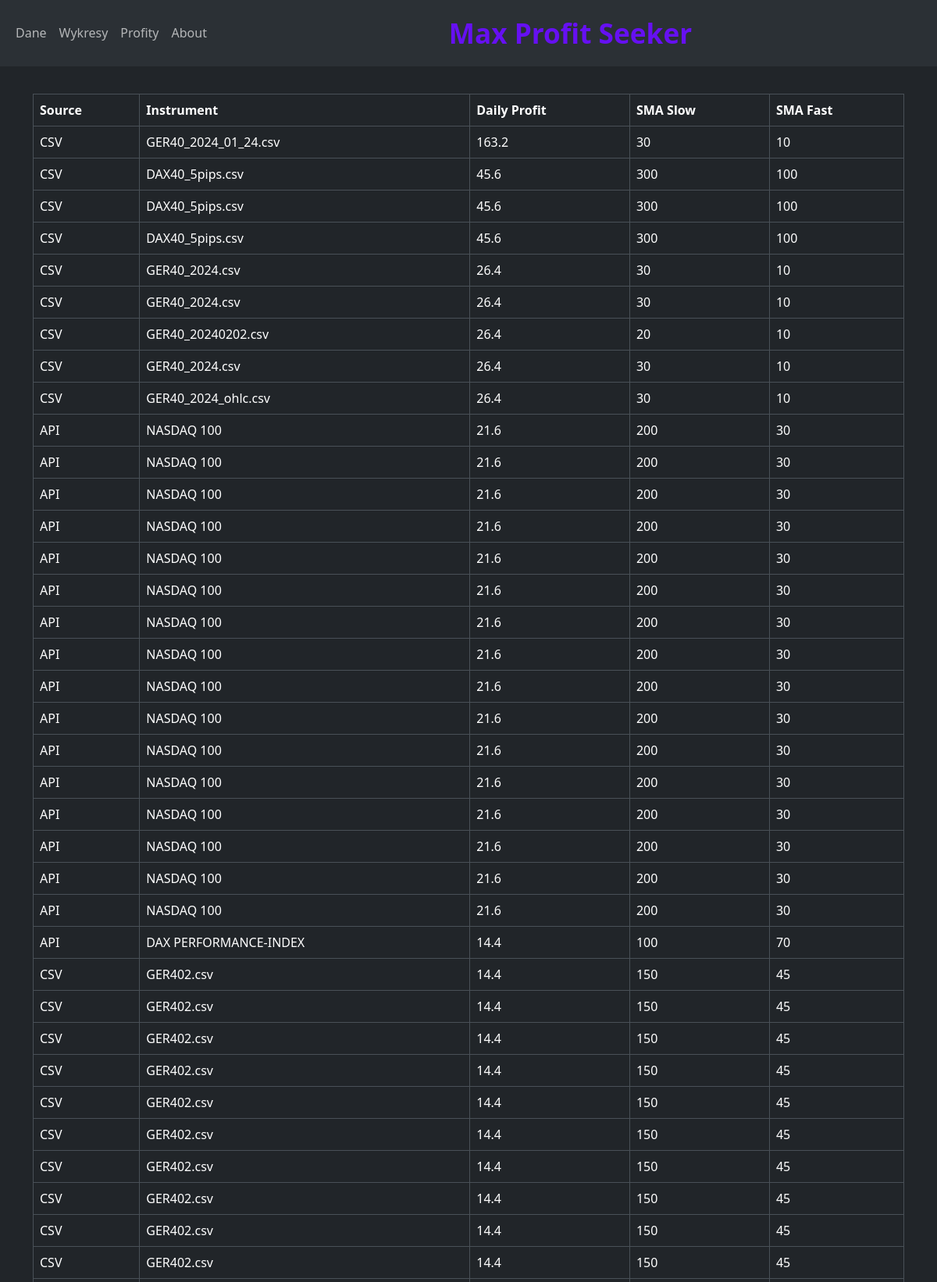
/profits (upper part), run on the app's committed database.
### app.py (models this page shows)
class Profits(db.Model):
    id = db.Column(db.Integer, primary_key=True)
    file = db.Column(db.String)
    instrument = db.Column(db.String)
    sma_slow = db.Column(db.Integer)
    sma_fast = db.Column(db.Integer)
    daily_profit = db.Column(db.Float)
    total_profit = db.Column(db.Float)
    crossover_sum = db.Column(db.Integer)
    start_date = db.Column(db.DateTime)
    end_date = db.Column(db.DateTime)
    date_time = db.Column(db.DateTime, server_default=func.now())

### app.py (the view)
@app.route('/profits')
def profits():
    get_profits = Profits.query.order_by(Profits.daily_profit.desc()).all()
    return render_template('profits.html', profits=get_profits)

### templates/profits.html (shortened to what this page needs)
{% extends "base.html" %}
{% block content %}
<br>
<br>
<div>
<table id="myTable" class="table table-bordered">
  <thead>
    <tr>
      <th>Source</th>
      <th>Instrument</th>
      <th>Daily Profit</th>
      <th>SMA Slow</th>
      <th>SMA Fast</th>
    </tr>
  </thead>
  <tbody>
    {% for profit in profits %}
      <tr>
        <td>{{ profit.file }}</td>
        <td>{{ profit.instrument }}</td>
        <td>{{ profit.daily_profit }}</td>
        <td>{{ profit.sma_slow }}</td>
        <td>{{ profit.sma_fast }}</td>
      </tr>
    {% endfor %}
  </tbody>
</table>
</div>
{% endblock %}

### templates/base.html (shortened to what this page needs)
<!doctype html>
<html lang="en" data-bs-theme="dark">
  <head>
    <link href="https://cdn.jsdelivr.net/npm/bootstrap@5.3.2/dist/css/bootstrap.min.css" rel="stylesheet">
  </head>
  <body>
    {% include "menu.html" %}
<div class="container-fluid mt-5">
    <div class="container">
    {% block content %}    {% endblock %}
  </div>
</div>
  </body>
</html>

### templates/menu.html (shortened to what this page needs)
<nav class="navbar navbar-expand-lg bg-body-tertiary fixed-top">
  <div class="container-fluid">
    <div class="collapse navbar-collapse" id="navbarNavAltMarkup">
      <div class="navbar-nav mr-auto">
        <a class="nav-link" href="{{ url_for('index') }}">Dane</a>
        <a class="nav-link" href="{{ url_for('charts') }}">Wykresy</a>
        <a class="nav-link" href="{{ url_for('profits') }}">Profity</a>
        <a class="nav-link" href="{{ url_for('about') }}">About</a>
      </div>
      <div class="navbar-text mx-auto my-2 my-lg-0" style=" font-size: 2.2em; font-weight: bold; color: #6610f2;">
        Max Profit Seeker
      </div>
    </div>
  </div>
</nav>
<br>

### data on the page
Profits: file "CSV", instrument "GER40_2024_01_24.csv", daily_profit "163.2", sma_slow "30", sma_fast "10"
Profits: file "CSV", instrument "DAX40_5pips.csv", daily_profit "45.6", sma_slow "300", sma_fast "100"
Profits: file "CSV", instrument "DAX40_5pips.csv", daily_profit "45.6", sma_slow "300", sma_fast "100"
Profits: file "CSV", instrument "DAX40_5pips.csv", daily_profit "45.6", sma_slow "300", sma_fast "100"
Profits: file "CSV", instrument "GER40_2024.csv", daily_profit "26.4", sma_slow "30", sma_fast "10"
Profits: file "CSV", instrument "GER40_2024.csv", daily_profit "26.4", sma_slow "30", sma_fast "10"
Profits: file "CSV", instrument "GER40_20240202.csv", daily_profit "26.4", sma_slow "20", sma_fast "10"
Profits: file "CSV", instrument "GER40_2024.csv", daily_profit "26.4", sma_slow "30", sma_fast "10"
Profits: file "CSV", instrument "GER40_2024_ohlc.csv", daily_profit "26.4", sma_slow "30", sma_fast "10"
Profits: file "API", instrument "NASDAQ 100", daily_profit "21.6", sma_slow "200", sma_fast "30"
Profits: file "API", instrument "NASDAQ 100", daily_profit "21.6", sma_slow "200", sma_fast "30"
Profits: file "API", instrument "NASDAQ 100", daily_profit "21.6", sma_slow "200", sma_fast "30"
Profits: file "API", instrument "NASDAQ 100", daily_profit "21.6", sma_slow "200", sma_fast "30"
Profits: file "API", instrument "NASDAQ 100", daily_profit "21.6", sma_slow "200", sma_fast "30"
Profits: file "API", instrument "NASDAQ 100", daily_profit "21.6", sma_slow "200", sma_fast "30"
Profits: file "API", instrument "NASDAQ 100", daily_profit "21.6", sma_slow "200", sma_fast "30"
Profits: file "API", instrument "NASDAQ 100", daily_profit "21.6", sma_slow "200", sma_fast "30"
Profits: file "API", instrument "NASDAQ 100", daily_profit "21.6", sma_slow "200", sma_fast "30"
Profits: file "API", instrument "NASDAQ 100", daily_profit "21.6", sma_slow "200", sma_fast "30"
Profits: file "API", instrument "NASDAQ 100", daily_profit "21.6", sma_slow "200", sma_fast "30"
Profits: file "API", instrument "NASDAQ 100", daily_profit "21.6", sma_slow "200", sma_fast "30"
Profits: file "API", instrument "NASDAQ 100", daily_profit "21.6", sma_slow "200", sma_fast "30"
Profits: file "API", instrument "NASDAQ 100", daily_profit "21.6", sma_slow "200", sma_fast "30"
Profits: file "API", instrument "NASDAQ 100", daily_profit "21.6", sma_slow "200", sma_fast "30"
Profits: file "API", instrument "NASDAQ 100", daily_profit "21.6", sma_slow "200", sma_fast "30"
Profits: file "API", instrument "DAX PERFORMANCE-INDEX", daily_profit "14.4", sma_slow "100", sma_fast "70"
Profits: file "CSV", instrument "GER402.csv", daily_profit "14.4", sma_slow "150", sma_fast "45"
Profits: file "CSV", instrument "GER402.csv", daily_profit "14.4", sma_slow "150", sma_fast "45"
Profits: file "CSV", instrument "GER402.csv", daily_profit "14.4", sma_slow "150", sma_fast "45"
Profits: file "CSV", instrument "GER402.csv", daily_profit "14.4", sma_slow "150", sma_fast "45"
Profits: file "CSV", instrument "GER402.csv", daily_profit "14.4", sma_slow "150", sma_fast "45"
Profits: file "CSV", instrument "GER402.csv", daily_profit "14.4", sma_slow "150", sma_fast "45"
Profits: file "CSV", instrument "GER402.csv", daily_profit "14.4", sma_slow "150", sma_fast "45"
Profits: file "CSV", instrument "GER402.csv", daily_profit "14.4", sma_slow "150", sma_fast "45"
Profits: file "CSV", instrument "GER402.csv", daily_profit "14.4", sma_slow "150", sma_fast "45"
Profits: file "CSV", instrument "GER402.csv", daily_profit "14.4", sma_slow "150", sma_fast "45"
